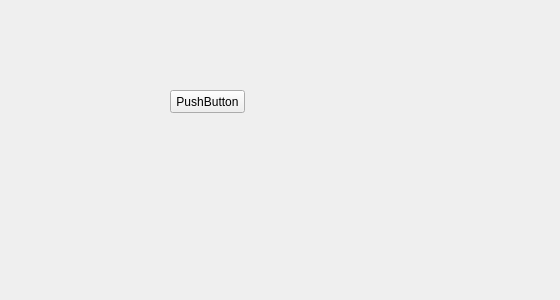
<?xml version="1.0" encoding="UTF-8"?>
<ui version="4.0">
 <class>qMyTemplateWidget</class>
 <widget class="QWidget" name="qMyTemplateWidget">
  <property name="geometry">
   <rect>
    <x>0</x>
    <y>0</y>
    <width>560</width>
    <height>300</height>
   </rect>
  </property>
  <property name="windowTitle">
   <string>qMyTemplateWidget</string>
  </property>
  <widget class="QPushButton" name="pushButton">
   <property name="geometry">
    <rect>
     <x>170</x>
     <y>90</y>
     <width>75</width>
     <height>23</height>
    </rect>
   </property>
   <property name="text">
    <string>PushButton</string>
   </property>
  </widget>
 </widget>
 <resources/>
 <connections/>
</ui>
